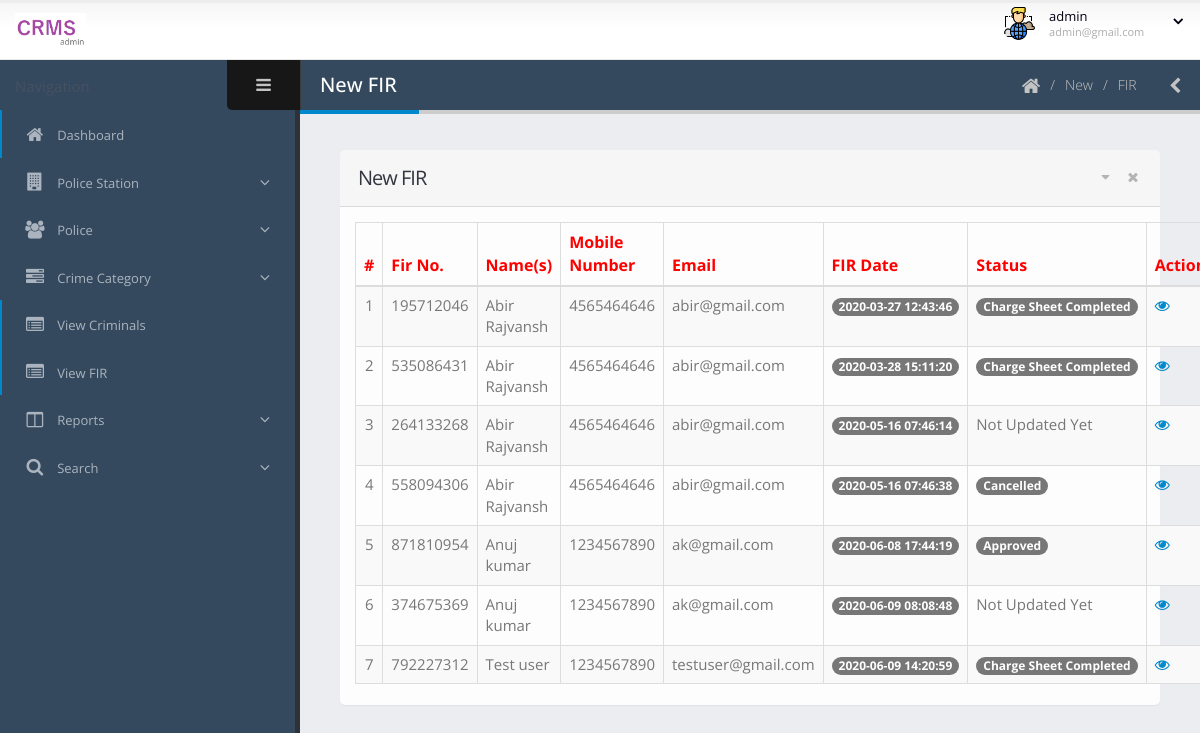
The app's page /admin/view-fir.php (signed in) with its own data.
### tables this page shows
CREATE TABLE `tblfir` (
  `ID` int(10) NOT NULL,
  `FIRNo` varchar(120) DEFAULT NULL,
  `UserID` int(50) DEFAULT NULL,
  `PoliceStationId` int(11) DEFAULT NULL,
  `PoliceStation` varchar(200) DEFAULT NULL,
  `CrimeType` varchar(200) DEFAULT NULL,
  `NameAccused` varchar(200) DEFAULT NULL,
  `NameApplicants` varchar(200) DEFAULT NULL,
  `ParentageApplicant` varchar(200) DEFAULT NULL,
  `ContactNumber` bigint(10) DEFAULT NULL,
  `Address` mediumtext DEFAULT NULL,
  `RelationAccused` varchar(200) DEFAULT NULL,
  `PurposeofFIR` varchar(200) DEFAULT NULL,
  `DateofFIR` timestamp NULL DEFAULT current_timestamp(),
  `Remark` varchar(200) DEFAULT NULL,
  `Status` varchar(50) DEFAULT NULL,
  `RemarkDate` timestamp NULL DEFAULT NULL ON UPDATE current_timestamp(),
  `SectionofLaw` varchar(200) NOT NULL,
  `InvestigationOfficer` varchar(200) NOT NULL,
  `InvestigationDetail` mediumtext NOT NULL,
  `ChargesheetDate` timestamp NULL DEFAULT NULL ON UPDATE current_timestamp()
);

CREATE TABLE `tbluser` (
  `ID` int(10) NOT NULL,
  `FullName` varchar(200) DEFAULT NULL,
  `MobileNumber` bigint(10) DEFAULT NULL,
  `Email` varchar(200) DEFAULT NULL,
  `Password` varchar(200) DEFAULT NULL,
  `RegDate` timestamp NOT NULL DEFAULT current_timestamp()
);

### admin/view-fir.php (the view, shortened to what this page needs)
<?php
include('includes/dbconnection.php');
if (strlen($_SESSION['crmsaid']==0)) {
  header('location:logout.php');
  } else{
?>
<!doctype html>
<html class="fixed">
	<head>
		<link rel="stylesheet" href="assets/vendor/bootstrap/css/bootstrap.css" />
		<link rel="stylesheet" href="assets/vendor/font-awesome/css/font-awesome.css" />
		<link rel="stylesheet" href="assets/vendor/magnific-popup/magnific-popup.css" />
		<link rel="stylesheet" href="assets/vendor/bootstrap-datepicker/css/datepicker3.css" />
		<link rel="stylesheet" href="assets/vendor/select2/select2.css" />
		<link rel="stylesheet" href="assets/vendor/jquery-datatables-bs3/assets/css/datatables.css" />
		<link rel="stylesheet" href="assets/stylesheets/theme.css" />
		<link rel="stylesheet" href="assets/stylesheets/skins/default.css" />
		<link rel="stylesheet" href="assets/stylesheets/theme-custom.css">
	</head>
	<body>
		<section class="body">
			<?php include_once('includes/header.php');?>
			<div class="inner-wrapper">
				<?php include_once('includes/sidebar.php');?>
				<section role="main" class="content-body">
					<header class="page-header">
						<h2>New FIR</h2>
						<div class="right-wrapper pull-right">
							<ol class="breadcrumbs">
								<li>
									<a href="dashboard.php">
										<i class="fa fa-home"></i>
									</a>
								</li>
								<li><span>New</span></li>
								<li><span>FIR</span></li>
							</ol>
							<a class="sidebar-right-toggle" data-open="sidebar-right"><i class="fa fa-chevron-left"></i></a>
						</div>
					</header>
						<section class="panel">
							<header class="panel-heading">
								<div class="panel-actions">
									<a href="#" class="fa fa-caret-down"></a>
									<a href="#" class="fa fa-times"></a>
								</div>
								<h2 class="panel-title">New FIR</h2>
							</header>
							<div class="panel-body">
								 <table class="table table-bordered table-striped table-vcenter js-dataTable-full-pagination">
                                <thead style="color: red;font-size: 16px">
                                    <tr>
                                        <th class="text-center">#</th>
                                        <th>Fir No.</th>
                                        <th class="d-none d-sm-table-cell">Name(s)</th>
                                        <th class="d-none d-sm-table-cell">Mobile Number</th>
                                        <th class="d-none d-sm-table-cell">Email</th>
                                        <th class="d-none d-sm-table-cell">FIR Date</th>
                                        <th class="d-none d-sm-table-cell">Status</th>
                                        <th class="d-none d-sm-table-cell" style="width: 15%;">Action</th>
                                       </tr>
                                </thead>
                                <tbody>
                                    <?php
$sql="SELECT tbluser.FullName,tbluser.MobileNumber,tbluser.Email,tblfir.FIRNo,tblfir.ID,tblfir.Status,tblfir.DateofFIR from tblfir join tbluser on tblfir.UserID=tbluser.ID";
$query = $dbh -> prepare($sql);
$query->execute();
$results=$query->fetchAll(PDO::FETCH_OBJ);
$cnt=1;
if($query->rowCount() > 0)
{
foreach($results as $row)
{               ?>
                                    <tr style="font-size: 15px">
                                        <td class="text-center"><?php echo htmlentities($cnt);?></td>
                                        <td class="font-w600"><?php  echo htmlentities($row->FIRNo);?></td>
                                        <td class="font-w600"><?php  echo htmlentities($row->FullName);?></td>
                                        <td class="font-w600"><?php  echo htmlentities($row->MobileNumber);?></td>
                                        <td class="font-w600"><?php  echo htmlentities($row->Email);?></td>
                                        <td class="font-w600">
                                            <span class="badge badge-primary"><?php  echo htmlentities($row->DateofFIR);?></span>
                                        </td>
                                        <?php if($row->Status==""){ ?>
                     <td class="font-w600"><?php echo "Not Updated Yet"; ?></td>
<?php } else { ?>
                                        <td class="d-none d-sm-table-cell">
                                            <span class="badge badge-primary"><?php  echo htmlentities($row->Status);?></span>
                                        </td>
<?php } ?>
                                         <td class="d-none d-sm-table-cell"><a href="view-fir-details.php?editid=<?php echo htmlentities ($row->ID);?>"><i class="fa fa-eye" aria-hidden="true"></i></td>
                                    </tr>
                                    <?php $cnt=$cnt+1;}} ?>
                                </tbody>
                            </table>
							</div>
						</section>
				</section>
			</div>
		</section>
	</body>
</html><?php }  ?>

### admin/includes/header.php (shortened to what this page needs)
    <header class="header">
                <div class="logo-container">
                    <a href="dashboard.php" class="logo">
                        <img src="assets/images/logo3.png" height="35" alt="JSOFT Admin" />
                    </a>
                </div>
                <div class="header-right">
                    <div id="userbox" class="userbox">
                        <a href="#" data-toggle="dropdown">
                            <figure class="profile-picture">
                                <img src="assets/images/member.png" alt="Admin" class="img-circle" data-lock-picture="assets/images/member.png" />
                            </figure>
                            <div class="profile-info" data-lock-name="John Doe" data-lock-email="johndoe@JSOFT.com">
                             <?php
$aid=$_SESSION['crmsaid'];
$sql="SELECT AdminName,Email from  tbladmin where ID=:aid";
$query = $dbh -> prepare($sql);
$query->bindParam(':aid',$aid,PDO::PARAM_STR);
$query->execute();
$results=$query->fetchAll(PDO::FETCH_OBJ);
$cnt=1;
if($query->rowCount() > 0)
{
foreach($results as $row)
{               ?>
                                <span class="name"><?php  echo $row->AdminName;?></span>
                                <span class="role"><?php  echo $row->Email;?></span>
                                <?php $cnt=$cnt+1;}} ?>
                            </div>
                            <i class="fa custom-caret"></i>
                        </a>
                    </div>
                </div>
            </header>

### admin/includes/sidebar.php (shortened to what this page needs)
<aside id="sidebar-left" class="sidebar-left">
        <div class="sidebar-header">
          <div class="sidebar-title">
          </div>
          <div class="sidebar-toggle hidden-xs" data-toggle-class="sidebar-left-collapsed" data-target="html" data-fire-event="sidebar-left-toggle">
            <i class="fa fa-bars" aria-label="Toggle sidebar"></i>
          </div>
        </div>
        <div class="nano">
          <div class="nano-content">
            <nav id="menu" class="nav-main" role="navigation">
              <ul class="nav nav-main">
                <li class="nav-active">
                  <a href="dashboard.php">
                    <i class="fa fa-home" aria-hidden="true"></i>
                    <span>Dashboard</span>
                  </a>
                </li>
 <li class="nav-parent">
                  <a>
                    <i class="fa fa-building" aria-hidden="true"></i>
                    <span>Police Station</span>
                  </a>
                </li>
                <li class="nav-parent">
                  <a>
                    <i class="fa fa-users" aria-hidden="true"></i>
                    <span>Police</span>
                  </a>
                </li>
                <li class="nav-parent">
                  <a>
                    <i class="fa fa-tasks" aria-hidden="true"></i>
                    <span>Crime Category</span>
                  </a>
                </li>
                <li class="nav-active">
                  <a href="view-criminals.php">
                    <i class="fa fa-list-alt" aria-hidden="true"></i>
                    <span>View Criminals</span>
                  </a>
                </li>
                <li class="nav-active">
                  <a href="view-fir.php">
                    <i class="fa fa-list-alt" aria-hidden="true"></i>
                    <span>View FIR</span>
                  </a>
                </li>
          <li class="nav-parent">
                  <a>
                    <i class="fa fa-columns" aria-hidden="true"></i>
                    <span>Reports</span>
                  </a>
                </li>
             <li class="nav-parent">
                  <a>
                    <i class="fa fa-search" aria-hidden="true"></i>
                    <span>Search</span>
                  </a>
                </li>
              </ul>
            </nav>
          </div>
        </div>
      </aside>

### admin/assets/stylesheets/skins/default.css (style rules this page uses)
a, .btn-link { color: #0088cc; }
.page-header h2 { border-bottom-color: #0088cc; }
ul.nav-main > li.nav-active > a { box-shadow: 2px 0 0 #0088cc inset; }

### records on screen
tblfir: FIRNo "195712046", UserID.FullName "Abir Rajvansh", UserID.MobileNumber "4565464646", UserID.Email "abir@gmail.com", DateofFIR "2020-03-27 12:43:46", Status "Charge Sheet Completed"
tblfir: FIRNo "535086431", UserID.FullName "Abir Rajvansh", UserID.MobileNumber "4565464646", UserID.Email "abir@gmail.com", DateofFIR "2020-03-28 15:11:20", Status "Charge Sheet Completed"
tblfir: FIRNo "264133268", UserID.FullName "Abir Rajvansh", UserID.MobileNumber "4565464646", UserID.Email "abir@gmail.com", DateofFIR "2020-05-16 07:46:14", shows "Not Updated Yet"
tblfir: FIRNo "558094306", UserID.FullName "Abir Rajvansh", UserID.MobileNumber "4565464646", UserID.Email "abir@gmail.com", DateofFIR "2020-05-16 07:46:38", Status "Cancelled"
tblfir: FIRNo "871810954", UserID.FullName "Anuj kumar", UserID.MobileNumber "1234567890", UserID.Email "ak@gmail.com", DateofFIR "2020-06-08 17:44:19", Status "Approved"
tblfir: FIRNo "374675369", UserID.FullName "Anuj kumar", UserID.MobileNumber "1234567890", UserID.Email "ak@gmail.com", DateofFIR "2020-06-09 08:08:48", shows "Not Updated Yet"
tblfir: FIRNo "792227312", UserID.FullName "Test user", UserID.MobileNumber "1234567890", UserID.Email "testuser@gmail.com", DateofFIR "2020-06-09 14:20:59", Status "Charge Sheet Completed"

### other values on screen
$row->AdminName "admin"
$row->Email "admin@gmail.com"
